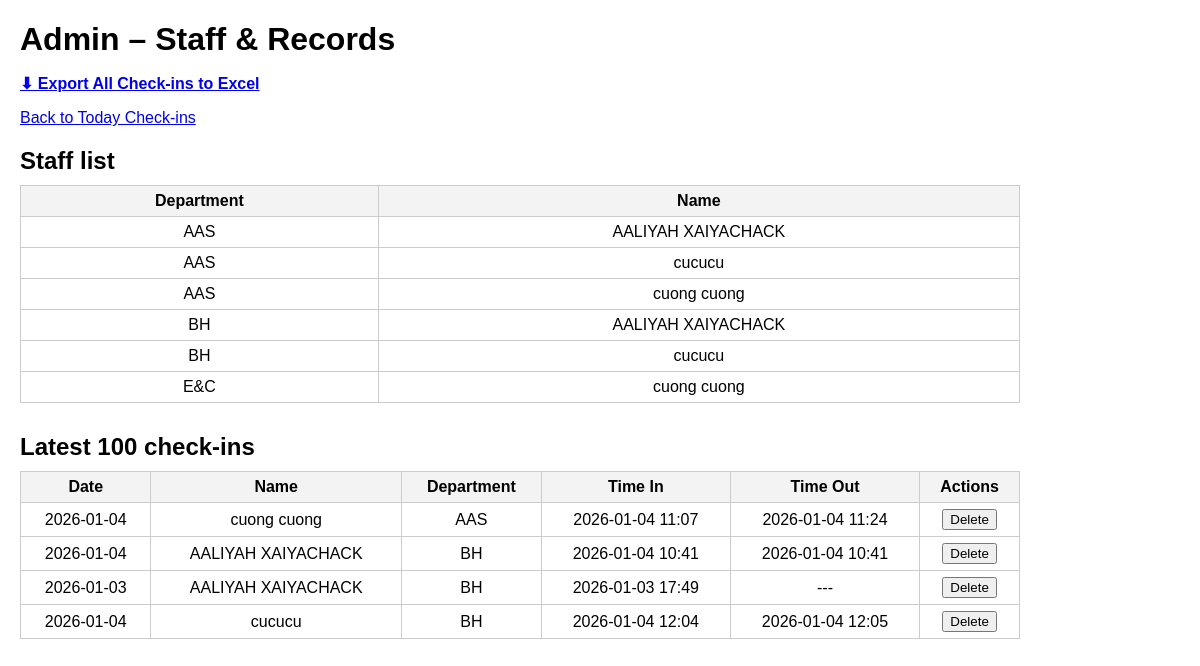
/admin, run on an earlier commit of the app's database.
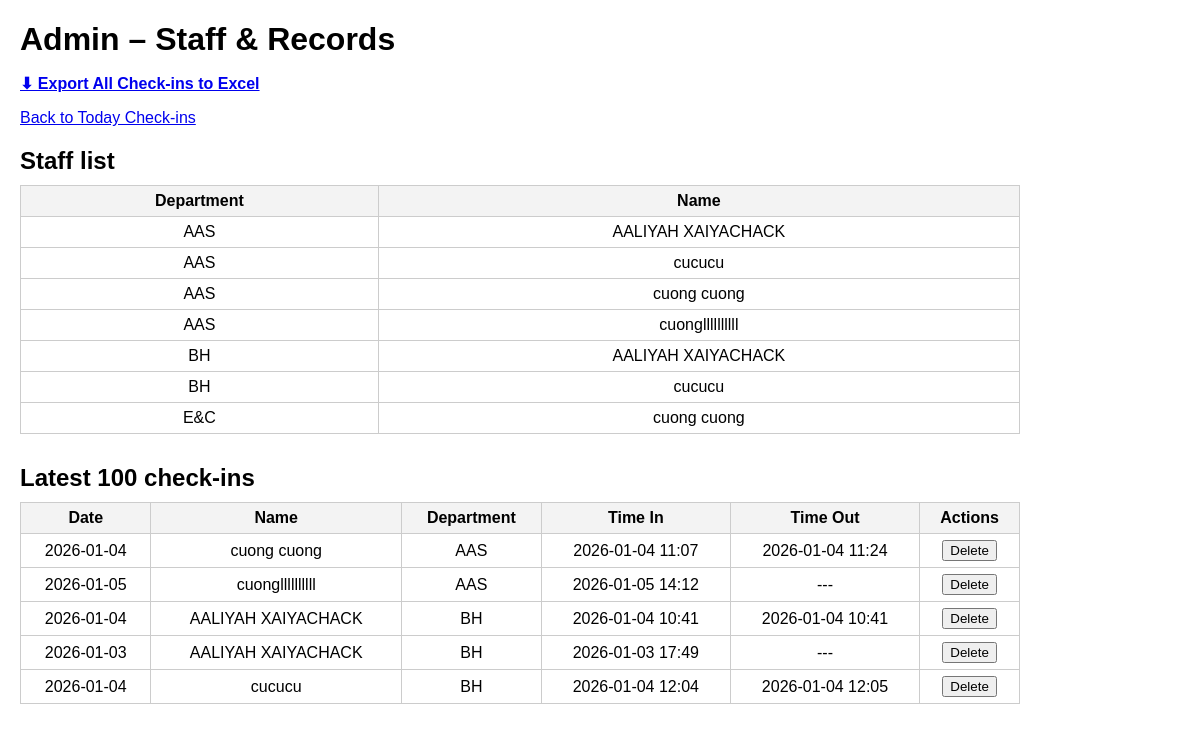
And on a later commit of the database.
### app.py (models this page shows)
class Staff(db.Model):
    __tablename__ = "staff"
    id = db.Column(db.Integer, primary_key=True)
    name = db.Column(db.String(120), nullable=False)
    department = db.Column(db.String(120), nullable=False)

class CheckIn(db.Model):
    id = db.Column(db.Integer, primary_key=True)
    staff_id = db.Column(db.Integer, db.ForeignKey("staff.id"), nullable=False)
    time_in = db.Column(db.DateTime, nullable=False)
    time_out = db.Column(db.DateTime, nullable=True)
    note = db.Column(db.String(255))   # 🆕 Ghi chú
    returned_item = db.Column(db.Boolean, default=False, nullable=False)
    staff = db.relationship("Staff", backref=db.backref("checkins", lazy=True))

### app.py (the view)
@app.route("/admin")
def admin():
    staff_list = Staff.query.order_by(
        Staff.department.asc(),
        Staff.name.asc()
    ).all()
    print("DEBUG server datetime.today().date():", datetime.today().date())
    print("DEBUG seattle today_seattle():", today_seattle())
    records = (
        CheckIn.query.join(Staff)
        .order_by(
            Staff.department.asc(),
            Staff.name.asc(),
            CheckIn.time_in.desc()
        )
        .limit(100)
        .all()
    )
    return render_template(
        "admin.html",
        staff_list=staff_list,
        records=records,
    )

### app.py (called while the page is built)
def now_seattle_naive():
    return datetime.now(SEA_TZ).replace(tzinfo=None)

def today_seattle():
    return now_seattle_naive().date()

### templates/admin.html (shortened to what this page needs)
<!DOCTYPE html>
<html lang="en">
<head>
</head>
<body>
    <h1>Admin – Staff & Records</h1>
    <p>
    <a href="{{ url_for('export_excel') }}" style="font-size:16px; font-weight:bold;">
        ⬇ Export All Check-ins to Excel
    </a>
</p>
    <p><a href="{{ url_for('index') }}">Back to Today Check-ins</a></p>
    <h2>Staff list</h2>
    <table>
        <tr>
            <th>Department</th>
            <th>Name</th>
        </tr>
        {% for s in staff_list %}
        <tr>
            <td>{{ s.department }}</td>
            <td>{{ s.name }}</td>
        </tr>
        {% endfor %}
    </table>
    <h2>Latest 100 check-ins</h2>
    <table>
        <tr>
    <th>Date</th>
    <th>Name</th>
    <th>Department</th>
    <th>Time In</th>
    <th>Time Out</th>
    <th>Actions</th>
</tr>
{% for r in records %}
<tr>
    <td>{{ r.time_in.date() }}</td>
    <td>{{ r.staff.name }}</td>
    <td>{{ r.staff.department }}</td>
    <td>{{ r.time_in.strftime("%Y-%m-%d %H:%M") }}</td>
    <td>
        {% if r.time_out %}
            {{ r.time_out.strftime("%Y-%m-%d %H:%M") }}
        {% else %}
            ---
        {% endif %}
    </td>
    <td>
        <form method="post" action="{{ url_for('delete_checkin', checkin_id=r.id) }}" style="display:inline;">
            <button type="submit" onclick="return confirm('Delete this record?');">
                Delete
            </button>
        </form>
    </td>
</tr>
{% endfor %}
    </table>
</body>
</html>

### templates/admin.html (style rules this page uses)
body { font-family: Arial, sans-serif; margin: 20px; }
h1, h2 { margin-bottom: 10px; }
table { border-collapse: collapse; width: 100%; max-width: 1000px; margin-bottom: 30px; }
th, td { border: 1px solid #ccc; padding: 6px 8px; text-align: center; }
th { background-color: #f3f3f3; }

What changed in the data, as far as the page shows it:
added Staff: department "AAS", name "cuongllllllllll"
added CheckIn: time_in "2026-01-05", staff.name "cuongllllllllll", staff.department "AAS", time_in "2026-01-05 14:12"
